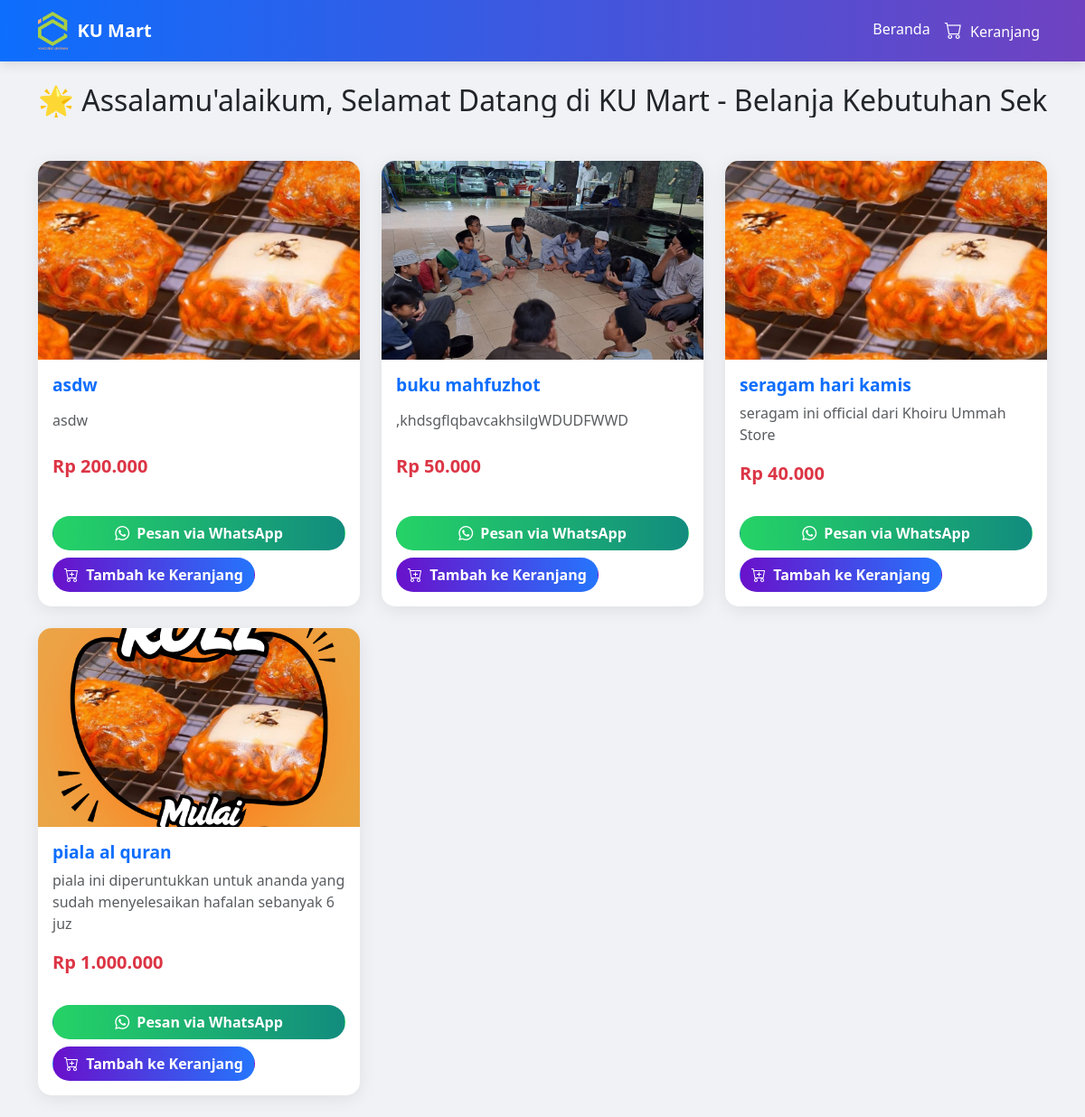
The app's page /user/index.php with its own data.
### tables this page shows
CREATE TABLE `produk` (
  `id` int(11) NOT NULL,
  `nama_produk` varchar(255) NOT NULL,
  `deskripsi` text NOT NULL,
  `harga` int(11) NOT NULL,
  `gambar` varchar(255) NOT NULL
);

### user/index.php (the view, shortened to what this page needs)
<?php
include '../includes/config.php';
include '../includes/header.php';
$sql = "SELECT * FROM produk";
$result = $conn->query($sql);
?>
<!DOCTYPE html>
<html lang="id">
<head>
    <link href="https://cdn.jsdelivr.net/npm/bootstrap@5.3.0/dist/css/bootstrap.min.css" rel="stylesheet">
    <link href="https://cdn.jsdelivr.net/npm/bootstrap-icons@1.10.5/font/bootstrap-icons.css" rel="stylesheet">
</head>
<body>
<div class="container text-center mt-4">
    <h2 class="marquee"><span>🌟 Assalamu'alaikum, Selamat Datang di KU Mart - Belanja Kebutuhan Sekolah dengan Mudah! 🌟</span></h2>
</div>
<div class="container mt-5">
    <div class="row">
        <?php while ($row = $result->fetch_assoc()) { ?>
            <div class="col-md-4 mb-4">
                <div class="card h-100">
                    <img src="../uploads/<?php echo $row['gambar']; ?>" class="card-img-top" alt="<?= $row['nama_produk']; ?>">
                    <div class="card-body d-flex flex-column justify-content-between">
                        <h5 class="card-title text-primary fw-semibold"><?= $row['nama_produk']; ?></h5>
                        <p class="text-muted"><?= $row['deskripsi']; ?></p>
                        <p class="fs-5 fw-bold text-danger">Rp <?= number_format($row['harga'], 0, ',', '.'); ?></p>
                        <div class="d-grid gap-2 mt-3">
                            <a href="order.php?id=<?= $row['id']; ?>" class="btn btn-whatsapp btn-custom">
                                <i class="bi bi-whatsapp me-1"></i> Pesan via WhatsApp
                            </a>
                            <form method="post" action="../add_to_cart.php">
                                <button type="submit" class="btn btn-cart btn-custom">
                                    <i class="bi bi-cart-plus me-1"></i> Tambah ke Keranjang
                                </button>
                            </form>
                        </div>
                    </div>
                </div>
            </div>
        <?php } ?>
    </div>
</div>
</body>
</html>

### includes/header.php (shortened to what this page needs)
<!DOCTYPE html>
<html lang="id">
<head>
    <link href="https://cdn.jsdelivr.net/npm/bootstrap@5.3.0/dist/css/bootstrap.min.css" rel="stylesheet">
    <link href="https://cdn.jsdelivr.net/npm/bootstrap-icons@1.10.5/font/bootstrap-icons.css" rel="stylesheet">
</head>
<body>
    <nav class="navbar navbar-expand-lg">
        <div class="container">
            <a class="navbar-brand" href="index.php">
                <img src="../images/LOGO-KU-OFFICIAL.png" alt="Khoiru Ummah">
                KU Mart
            </a>
            <div class="collapse navbar-collapse" id="navbarNav">
                <ul class="navbar-nav ms-auto">
                    <li class="nav-item"><a class="nav-link" href="../user/index.php">Beranda</a></li>
                    <li class="nav-item">
                        <a class="nav-link" href="cart.php">
                            <i class="bi bi-cart"></i> Keranjang
                        </a>
                    </li>
                </ul>
            </div>
        </div>
    </nav>
</body>
</html>

### includes/header.php (style rules this page uses)
.navbar { background: linear-gradient(90deg, #0d6efd, #6f42c1); padding: 12px 20px; box-shadow: 0 4px 12px rgba(0, 0, 0, 0.1); }
.navbar-brand img { height: 42px; margin-right: 10px; }
.navbar-brand { font-size: 1.3rem; font-weight: bold; color: #fff !important; display: flex; align-items: center; }
.navbar-nav .nav-link { color: #fff !important; font-weight: 500; padding: 8px 15px; transition: all 0.3s ease; }
.bi-cart { font-size: 1.2rem; margin-right: 5px; }

### user/index.php (style rules this page uses)
body { background-color: #f0f2f5; font-family: 'Segoe UI', sans-serif; }
.marquee { white-space: nowrap; overflow: hidden; display: block; }
.marquee span { display: inline-block; animation: marquee 12s linear infinite; }
.card { border: none; border-radius: 15px; box-shadow: 0 4px 20px rgba(0, 0, 0, 0.08); transition: transform 0.3s ease; }
.card img { height: 220px; object-fit: cover; border-top-left-radius: 15px; border-top-right-radius: 15px; }
.card-title { font-size: 1.2rem; }
.btn-custom { border-radius: 30px; font-weight: 600; }
.btn-whatsapp { background: linear-gradient(to right, #25d366, #128c7e); color: white; }
.btn-cart { background: linear-gradient(to right, #6a11cb, #2575fc); color: white; }

### records on screen
produk: gambar (picture), nama_produk "asdw", deskripsi "asdw", harga "200.000"
produk: gambar (picture), nama_produk "buku mahfuzhot", deskripsi ",khdsgflqbavcakhsilgWDUDFWWD", harga "50.000"
produk: gambar (picture), nama_produk "seragam hari kamis", deskripsi "seragam ini official dari Khoiru Ummah Store", harga "40.000"
produk: gambar (picture), nama_produk "piala al quran", deskripsi "piala ini diperuntukkan untuk ananda yang sudah menyelesaikan hafalan sebanyak 6 juz", harga "1.000.000"
